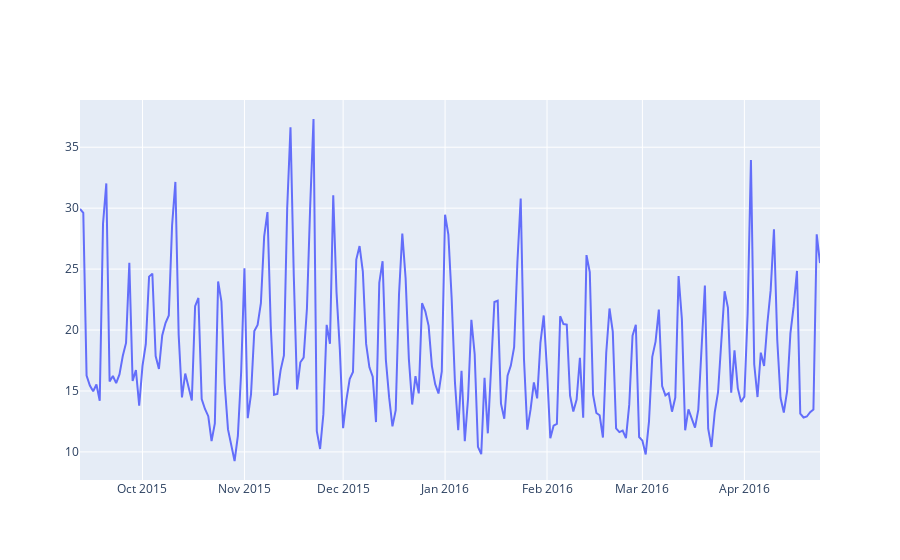

Here is the notebook cell this chart was saved with:
### Code cell
fig1 = go.Figure()
trace2 = go.Scatter(x=predictions.index, y=predictions['pred'], name="prediction", mode="lines")
fig1.add_trace(trace2)

### Figure 1 — Plotly figure (JSON) as saved in the notebook; plotly's stock layout.template omitted (floating-point values rounded to 4 significant figures; data arrays with more than 128 entries replaced by an {"elided": "..."} marker saying what was removed)
{"data": [{"mode": "lines", "name": "prediction", "type": "scatter", "x": {"elided": "226 str values"}, "y": {"elided": "226 float values"}}], "layout": {"autosize": true, "xaxis": {"autorange": true, "range": ["2015-09-12", "2016-04-24"], "type": "date"}, "yaxis": {"autorange": true, "range": [7.697, 38.87], "type": "linear"}}}
